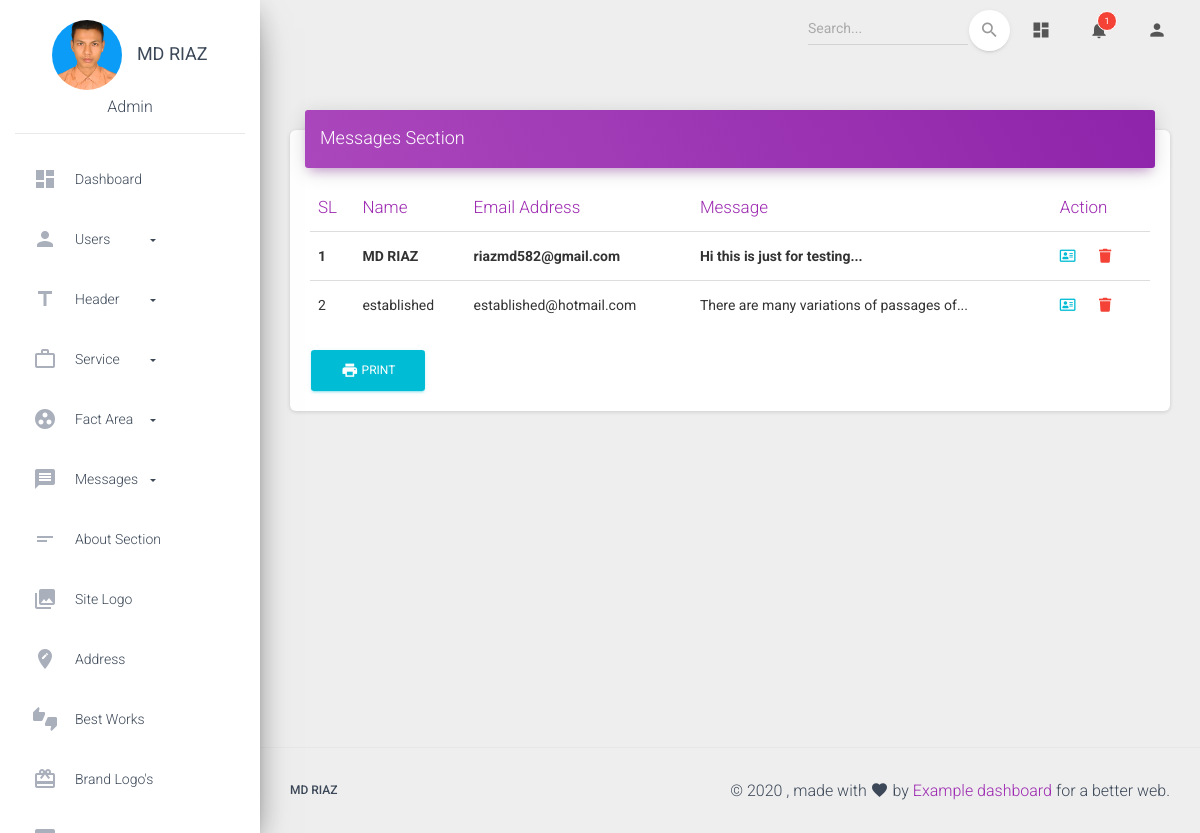
The app's page /admin/messages/all-messages.php (signed in), older data.
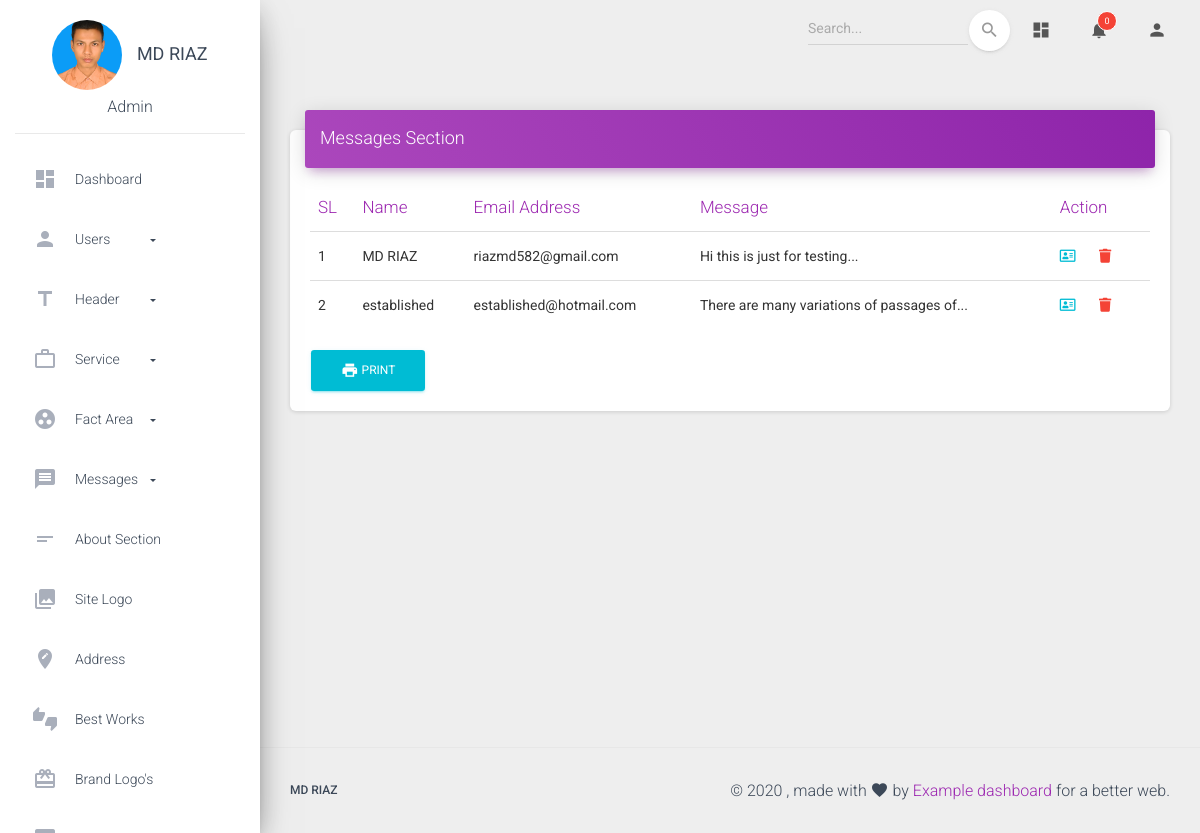
The same page, newer data.
### tables this page shows
CREATE TABLE `messages` (
  `id` int(11) NOT NULL,
  `name` varchar(50) NOT NULL,
  `email` varchar(255) NOT NULL,
  `message` text NOT NULL,
  `status` int(11) NOT NULL
);

### admin/messages/all-messages.php (the view, shortened to what this page needs)
<?php
include '../dashboard_includes/header.php';
include '../dashboard_includes/sidebar.php';
include '../dashboard_includes/topNav.php';
$select_data = "SELECT * FROM `messages` WHERE `status` != 2";
$run_query = mysqli_query($db_connect, $select_data);
function status($status)
{
    echo $status == 0 ? "bold" : "normal";
}
?>
<head>
</head>
<div class="content">
    <div class="container-fluid">
        <div class="row">
            <div class="col-lg-12">
                <div class="card">
                    <div class="card-header card-header-primary">
                        <h4 class="card-title">Messages Section</h4>
                    </div>
                    <div class="card-body table-responsive">
                        <table class="table table-hover">
                            <thead class="text-primary">
                                <tr>
                                    <th>SL</th>
                                    <th>Name</th>
                                    <th>Email Address</th>
                                    <th>Message</th>
                                    <th>Action</th>
                                </tr>
                            </thead>
                            <tbody>
                                <?php $count = 1;
                                foreach ($run_query as $msg) : ?>
                                    <tr style="font-weight: <?php status($msg['status']) ?>">
                                        <td><?= $count ?></td>
                                        <td><?= $msg['name'] ?></td>
                                        <td><?= $msg['email'] ?></td>
                                        <td><?= substr($msg['message'], 0, 40) . "..." ?></td>
                                        <td>
                                            <a title="View" href="/admin/messages/msg.php?id=<?= $msg['id'] ?>"><span class="text-info"><i class="far fa-address-card"></i></span></a>
                                            <?php if ($_SESSION["role"] == 1) : ?>
                                                <a data-toggle="modal" data-target="#deleteModal" title="Delete" id="dlbtn" onclick="dltfn(<?= $msg['id'] ?>)"><span class="text-danger"><i class="fas fa-trash"></i></span></a>
                                            <?php endif; ?>
                                        </td>
                                    </tr>
                                <?php $count++;
                                endforeach ?>
                            </tbody>
                        </table>
                        <button onclick="window.print();" type="button" class="btn btn-info"><i class="material-icons"> local_printshop </i> Print</button>
                    </div>
                </div>
            </div>
        </div>
    </div>
</div>
<?php
include '../dashboard_includes/footer.php';
?>

### admin/dashboard_includes/header.php (shortened to what this page needs)
<?php
function role($role)
{
    if ($role == 1) {
        echo "Admin";
    } else if ($role == 2) {
        echo "Moderator";
    } else if ($role == 3) {
        echo "Editor";
    } else {
        echo "User";
    }
}
?>
<!DOCTYPE html>
<html lang="en">
<head>
    <link href="/css/fontawesome-all.min.css" rel="stylesheet">
    <link href="/admin/dashboard_assets/css/material-dashboard.min.css?v=2.1.2" rel="stylesheet" />
    <link href="/admin/dashboard_assets/css/style.css" rel="stylesheet" />
</head>
<body>
    <div class="wrapper ">
        <div class="main-panel">

### admin/dashboard_includes/sidebar.php (shortened to what this page needs)
<div class="sidebar" data-color="purple" data-background-color="white">
    <div class="logo">
        <a href="#" class="simple-text logo-normal">
            <img class="ppimg" src="/admin/dashboard_assets/user_img/<?= $_SESSION["img_dir"] ?>" alt=""> <?= $_SESSION["names"] ?>
        </a>
        <div class="text-center"><?= role($_SESSION["role"]) ?></div>
    </div>
    <div class="sidebar-wrapper">
        <ul class="nav">
            <li class="nav-item">
                <a class="nav-link" href="/admin/auth/dashboard.php">
                    <i class="material-icons">dashboard</i>
                    <p>Dashboard</p>
                </a>
            </li>
            <li class="nav-item ">
                <div class="dropdown">
                    <a class="nav-link dropdown-toggle" href="#" data-toggle="dropdown" aria-haspopup="true" aria-expanded="false">
                        <i class="material-icons">person</i>
                        <p>Users</p>
                    </a>
                </div>
            </li>
            <li class="nav-item ">
                <div class="dropdown">
                    <a class="nav-link dropdown-toggle" href="#" data-toggle="dropdown" aria-haspopup="true" aria-expanded="false">
                        <i class="material-icons">title</i>
                        <p>Header</p>
                    </a>
                </div>
            </li>
            <li class="nav-item ">
                <div class="dropdown">
                    <a class="nav-link dropdown-toggle" href="#" data-toggle="dropdown" aria-haspopup="true" aria-expanded="false">
                        <i class="material-icons">work_outline</i>
                        <p>Service</p>
                    </a>
                </div>
            </li>
            <li class="nav-item ">
                <div class="dropdown">
                    <a class="nav-link dropdown-toggle" href="#" data-toggle="dropdown" aria-haspopup="true" aria-expanded="false">
                        <i class="material-icons">group_work</i>
                        <p>Fact Area</p>
                    </a>
                </div>
            </li>
            <li class="nav-item ">
                <div class="dropdown">
                    <a class="nav-link dropdown-toggle" href="#" data-toggle="dropdown" aria-haspopup="true" aria-expanded="false">
                        <i class="material-icons">message</i>
                        <p>Messages</p>
                    </a>
                </div>
            </li>
            <li class="nav-item ">
                <a class="nav-link" href="/admin/about_section/about.php">
                    <i class="material-icons">short_text</i>
                    <p>About Section</p>
                </a>
            </li>
            <li class="nav-item ">
                <a class="nav-link" href="/admin/logo/logo.php">
                    <i class="material-icons">collections</i>
                    <p>Site Logo</p>
                </a>
            </li>
            <li class="nav-item ">
                <a class="nav-link" href="/admin/address/address.php">
                    <i class="material-icons">edit_location</i>
                    <p>Address</p>
                </a>
            </li>
            <li class="nav-item ">
                <a class="nav-link" href="/admin/portfolio/portfolio.php">
                    <i class="material-icons">thumbs_up_down</i>
                    <p>Best Works</p>
                </a>
            </li>
            <li class="nav-item">
                <a class="nav-link" href="/admin/brands/brands.php">
                    <i class="material-icons">card_giftcard</i>
                    <p>Brand Logo's</p>
                </a>
            </li>
            <li class="nav-item">
                <a class="nav-link" href="/admin/testimonial/testimonial.php">
                    <i class="material-icons">speaker_notes</i>
                    <p>Testimonials</p>
                </a>
            </li>
        </ul>
    </div>
</div>

### admin/dashboard_includes/topNav.php (shortened to what this page needs)
<?php
include 'db.php';
$count_msg = "SELECT COUNT(*) as totalmsg FROM `messages` WHERE `status` = 0";
$msg_select = "SELECT * FROM `messages` WHERE `status` = 0";
$count_query = mysqli_query($db_connect, $count_msg);
$msg_query = mysqli_query($db_connect, $msg_select);
$msg_num = mysqli_fetch_assoc($count_query);
?>
<nav class="navbar navbar-expand-lg navbar-transparent navbar-absolute fixed-top ">
  <div class="container-fluid">
    <div class="collapse navbar-collapse justify-content-end">
      <form class="navbar-form">
        <span class="bmd-form-group">
          <div class="input-group no-border">
            <input type="text" value="" class="form-control" placeholder="Search...">
            <button type="submit" class="btn btn-white btn-round btn-just-icon">
              <i class="material-icons">search</i>
              <div class="ripple-container"></div>
            </button>
          </div>
        </span>
      </form>
      <ul class="navbar-nav">
        <li class="nav-item">
          <a class="nav-link" href="javascript:;">
            <i class="material-icons">dashboard</i>
          </a>
        </li>
        <li class="nav-item dropdown">
          <a class="nav-link" href="#" id="navbarDropdownMenuLink" data-toggle="dropdown" aria-haspopup="true" aria-expanded="false">
            <i class="material-icons">notifications</i>
            <span class="notification"><?= $msg_num['totalmsg'] ?></span>
          </a>
        </li>
        <li class="nav-item dropdown">
          <a class="nav-link" href="javascript:;" id="navbarDropdownProfile" data-toggle="dropdown" aria-haspopup="true" aria-expanded="false">
            <i class="material-icons">person</i>
          </a>
        </li>
      </ul>
    </div>
  </div>
</nav>

### admin/dashboard_includes/footer.php (shortened to what this page needs)
<footer class="footer">
    <div class="container-fluid">
        <nav class="float-left">
            <ul>
                <li>
                    <a href="">
                        md riaz
                    </a>
                </li>
            </ul>
        </nav>
        <div class="copyright float-right">
            &copy;
            , made with <i class="material-icons">favorite</i> by
            <a href="#" target="_blank">Example dashboard</a>
            for a better web.
        </div>
    </div>
</footer>
</div>
</div>
</body>
</html>

### admin/dashboard_assets/css/style.css (style rules this page uses)
a { cursor: pointer; }
td a { margin: 0 10px; }
td a:first-child { margin-left: 0; }

### admin/dashboard_includes/sidebar.php (style rules this page uses)
.dropdown-toggle:after { position: absolute; top: 50%; right: 50%; }
.ppimg { height: 70px; border-radius: 50%; width: 70px; object-fit: cover; margin: 0 10px 0 0; }
.dropdown-toggle:after { right: 40%; }

Row changes from the older to the newer data that the page shows:
changed messages "MD RIAZ": status 0 → 1 (drawn)
Text that changed along with them:
$msg_num['totalmsg']: "1" → "0"
